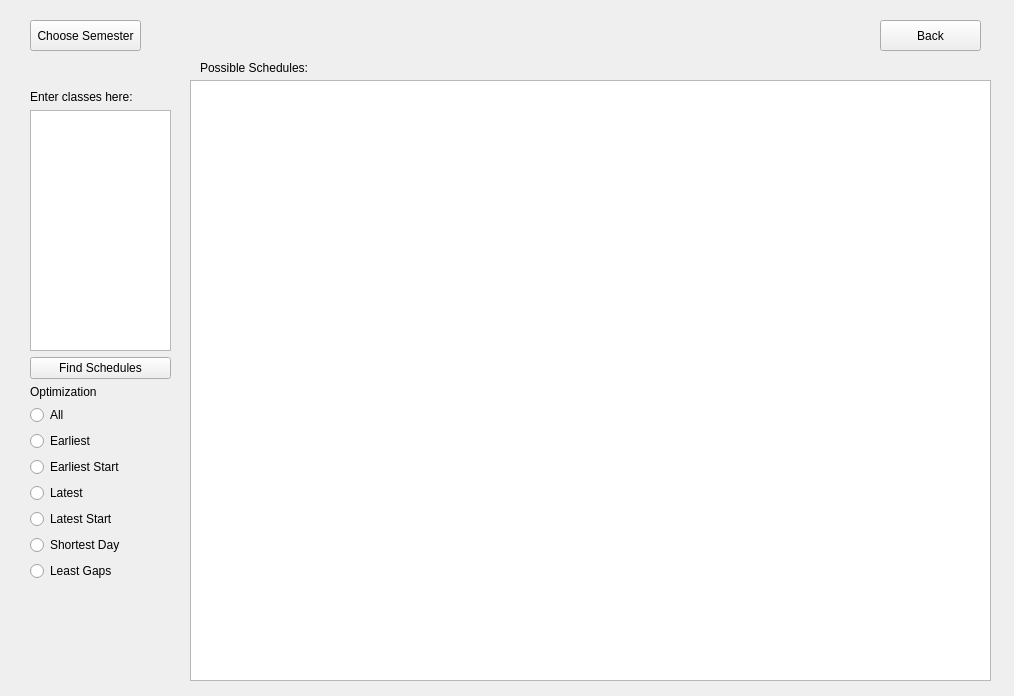
<?xml version="1.0" encoding="UTF-8"?>
<ui version="4.0">
 <class>MainWindow</class>
 <widget class="QMainWindow" name="MainWindow">
  <property name="geometry">
   <rect>
    <x>0</x>
    <y>0</y>
    <width>1014</width>
    <height>696</height>
   </rect>
  </property>
  <property name="windowTitle">
   <string>MainWindow</string>
  </property>
  <widget class="QWidget" name="centralwidget">
   <widget class="QStackedWidget" name="stackedWidget">
    <property name="geometry">
     <rect>
      <x>10</x>
      <y>10</y>
      <width>981</width>
      <height>681</height>
     </rect>
    </property>
    <property name="currentIndex">
     <number>1</number>
    </property>
    <widget class="QWidget" name="searchPage">
     <widget class="QTableWidget" name="tableWidget">
      <property name="geometry">
       <rect>
        <x>210</x>
        <y>40</y>
        <width>751</width>
        <height>621</height>
       </rect>
      </property>
      <property name="sizeAdjustPolicy">
       <enum>QAbstractScrollArea::AdjustToContents</enum>
      </property>
      <property name="textElideMode">
       <enum>Qt::ElideLeft</enum>
      </property>
      <property name="rowCount">
       <number>2</number>
      </property>
      <property name="columnCount">
       <number>2</number>
      </property>
      <row/>
      <row/>
      <column/>
      <column/>
     </widget>
     <widget class="QTextBrowser" name="semesterDisplay">
      <property name="geometry">
       <rect>
        <x>210</x>
        <y>0</y>
        <width>281</width>
        <height>31</height>
       </rect>
      </property>
      <property name="frameShape">
       <enum>QFrame::NoFrame</enum>
      </property>
      <property name="frameShadow">
       <enum>QFrame::Plain</enum>
      </property>
      <property name="html">
       <string>&lt;!DOCTYPE HTML PUBLIC &quot;-//W3C//DTD HTML 4.0//EN&quot; &quot;http://www.w3.org/TR/REC-html40/strict.dtd&quot;&gt;
&lt;html&gt;&lt;head&gt;&lt;meta name=&quot;qrichtext&quot; content=&quot;1&quot; /&gt;&lt;style type=&quot;text/css&quot;&gt;
p, li { white-space: pre-wrap; }
&lt;/style&gt;&lt;/head&gt;&lt;body style=&quot; font-family:'MS Shell Dlg 2'; font-size:8.25pt; font-weight:400; font-style:normal;&quot;&gt;
&lt;p style=&quot; margin-top:0px; margin-bottom:0px; margin-left:0px; margin-right:0px; -qt-block-indent:0; text-indent:0px;&quot;&gt;Would like to put the semester info here?&lt;/p&gt;&lt;/body&gt;&lt;/html&gt;</string>
      </property>
     </widget>
     <widget class="QWidget" name="verticalLayoutWidget">
      <property name="geometry">
       <rect>
        <x>10</x>
        <y>40</y>
        <width>171</width>
        <height>621</height>
       </rect>
      </property>
      <layout class="QVBoxLayout" name="searchCol_3">
       <item>
        <widget class="QLabel" name="deptLabel_3">
         <property name="text">
          <string>Dept.</string>
         </property>
        </widget>
       </item>
       <item>
        <widget class="QLineEdit" name="deptLineEdit_3"/>
       </item>
       <item>
        <widget class="QLabel" name="courseNumLabel_3">
         <property name="text">
          <string>Course Num.</string>
         </property>
        </widget>
       </item>
       <item>
        <widget class="QLineEdit" name="courseNumLineEdit_3"/>
       </item>
       <item>
        <widget class="QLabel" name="courseNameLabel_3">
         <property name="text">
          <string>Course Name</string>
         </property>
        </widget>
       </item>
       <item>
        <widget class="QLineEdit" name="courseNameLineEdit_3"/>
       </item>
       <item>
        <widget class="QLabel" name="instructorLabel_3">
         <property name="text">
          <string>Instructor</string>
         </property>
        </widget>
       </item>
       <item>
        <widget class="QLineEdit" name="instructorLineEdit_3"/>
       </item>
       <item>
        <widget class="QLabel" name="label_3">
         <property name="text">
          <string>Time Range (start - end) (00 - 23)</string>
         </property>
        </widget>
       </item>
       <item>
        <layout class="QHBoxLayout" name="horizontalLayout_2">
         <item>
          <widget class="QSpinBox" name="spinBox"/>
         </item>
         <item>
          <widget class="QSpinBox" name="spinBox_2"/>
         </item>
        </layout>
       </item>
       <item>
        <widget class="QLabel" name="courseTypeLabel_3">
         <property name="text">
          <string>Type</string>
         </property>
        </widget>
       </item>
       <item>
        <layout class="QHBoxLayout" name="horizontalLayout">
         <item>
          <layout class="QVBoxLayout" name="verticalLayout_12">
           <item>
            <widget class="QCheckBox" name="dayCheckbox_3">
             <property name="text">
              <string>DAY</string>
             </property>
            </widget>
           </item>
           <item>
            <widget class="QCheckBox" name="eveningCheckbox_3">
             <property name="text">
              <string>EVENING</string>
             </property>
            </widget>
           </item>
           <item>
            <widget class="QCheckBox" name="onlineCheckbox">
             <property name="text">
              <string>ONLINE</string>
             </property>
            </widget>
           </item>
          </layout>
         </item>
         <item>
          <layout class="QVBoxLayout" name="verticalLayout">
           <item>
            <widget class="QCheckBox" name="slCheckbox">
             <property name="text">
              <string>SALT LAKE</string>
             </property>
            </widget>
           </item>
           <item>
            <widget class="QCheckBox" name="stabroadCheckbox">
             <property name="text">
              <string>ST ABROAD</string>
             </property>
            </widget>
           </item>
          </layout>
         </item>
        </layout>
       </item>
       <item>
        <widget class="QLabel" name="dayLabel_3">
         <property name="text">
          <string>Day</string>
         </property>
        </widget>
       </item>
       <item>
        <layout class="QHBoxLayout" name="horizontalLayout_7">
         <item>
          <layout class="QVBoxLayout" name="verticalLayout_13">
           <item>
            <widget class="QCheckBox" name="mondayBox_3">
             <property name="text">
              <string>Monday</string>
             </property>
            </widget>
           </item>
           <item>
            <widget class="QCheckBox" name="wednesdayBox_3">
             <property name="text">
              <string>Wednesday</string>
             </property>
            </widget>
           </item>
           <item>
            <widget class="QCheckBox" name="fridayBox_3">
             <property name="text">
              <string>Friday</string>
             </property>
            </widget>
           </item>
          </layout>
         </item>
         <item>
          <layout class="QVBoxLayout" name="verticalLayout_14">
           <item>
            <widget class="QCheckBox" name="tuesdayBox_3">
             <property name="text">
              <string>Tuesday</string>
             </property>
            </widget>
           </item>
           <item>
            <widget class="QCheckBox" name="thursdayBox_3">
             <property name="text">
              <string>Thursday</string>
             </property>
            </widget>
           </item>
           <item>
            <widget class="QCheckBox" name="saturdayBox_3">
             <property name="text">
              <string>Saturday</string>
             </property>
            </widget>
           </item>
          </layout>
         </item>
        </layout>
       </item>
       <item>
        <widget class="QLabel" name="creditsLabel_3">
         <property name="text">
          <string>Credits (Max - Min)</string>
         </property>
        </widget>
       </item>
       <item>
        <layout class="QHBoxLayout" name="horizontalLayout_8">
         <item>
          <widget class="QDoubleSpinBox" name="maxCredits_3"/>
         </item>
         <item>
          <widget class="QDoubleSpinBox" name="minCredits_3"/>
         </item>
        </layout>
       </item>
       <item>
        <widget class="QLabel" name="courseLevelLabel_3">
         <property name="text">
          <string>Course Level</string>
         </property>
        </widget>
       </item>
       <item>
        <layout class="QHBoxLayout" name="horizontalLayout_9">
         <item>
          <layout class="QVBoxLayout" name="verticalLayout_15">
           <item>
            <widget class="QCheckBox" name="level100_3">
             <property name="text">
              <string>100</string>
             </property>
            </widget>
           </item>
           <item>
            <widget class="QCheckBox" name="level200_3">
             <property name="text">
              <string>200</string>
             </property>
            </widget>
           </item>
           <item>
            <widget class="QCheckBox" name="level300_3">
             <property name="text">
              <string>300</string>
             </property>
            </widget>
           </item>
           <item>
            <widget class="QCheckBox" name="level400_3">
             <property name="text">
              <string>400</string>
             </property>
            </widget>
           </item>
          </layout>
         </item>
         <item>
          <layout class="QVBoxLayout" name="verticalLayout_16">
           <item>
            <widget class="QCheckBox" name="level500_3">
             <property name="text">
              <string>500</string>
             </property>
            </widget>
           </item>
           <item>
            <widget class="QCheckBox" name="level600_3">
             <property name="text">
              <string>600</string>
             </property>
            </widget>
           </item>
           <item>
            <widget class="QCheckBox" name="level700_3">
             <property name="text">
              <string>700</string>
             </property>
            </widget>
           </item>
          </layout>
         </item>
        </layout>
       </item>
      </layout>
     </widget>
     <widget class="QPushButton" name="backButton">
      <property name="geometry">
       <rect>
        <x>860</x>
        <y>0</y>
        <width>101</width>
        <height>31</height>
       </rect>
      </property>
      <property name="text">
       <string>Back</string>
      </property>
     </widget>
     <widget class="QPushButton" name="picklesButton">
      <property name="geometry">
       <rect>
        <x>10</x>
        <y>0</y>
        <width>111</width>
        <height>31</height>
       </rect>
      </property>
      <property name="text">
       <string>Choose Semester</string>
      </property>
     </widget>
    </widget>
    <widget class="QWidget" name="schedulePage">
     <widget class="QPushButton" name="backButton_2">
      <property name="geometry">
       <rect>
        <x>870</x>
        <y>10</y>
        <width>101</width>
        <height>31</height>
       </rect>
      </property>
      <property name="text">
       <string>Back</string>
      </property>
     </widget>
     <widget class="QPushButton" name="picklesButton_2">
      <property name="geometry">
       <rect>
        <x>20</x>
        <y>10</y>
        <width>111</width>
        <height>31</height>
       </rect>
      </property>
      <property name="text">
       <string>Choose Semester</string>
      </property>
     </widget>
     <widget class="QTableWidget" name="tableWidget_2">
      <property name="geometry">
       <rect>
        <x>180</x>
        <y>70</y>
        <width>801</width>
        <height>601</height>
       </rect>
      </property>
     </widget>
     <widget class="QLabel" name="label_5">
      <property name="geometry">
       <rect>
        <x>190</x>
        <y>50</y>
        <width>111</width>
        <height>16</height>
       </rect>
      </property>
      <property name="text">
       <string>Possible Schedules:</string>
      </property>
     </widget>
     <widget class="QWidget" name="">
      <property name="geometry">
       <rect>
        <x>20</x>
        <y>80</y>
        <width>141</width>
        <height>491</height>
       </rect>
      </property>
      <layout class="QVBoxLayout" name="verticalLayout_3">
       <item>
        <widget class="QLabel" name="label_2">
         <property name="text">
          <string>Enter classes here:</string>
         </property>
        </widget>
       </item>
       <item>
        <widget class="QTextEdit" name="textEdit"/>
       </item>
       <item>
        <widget class="QPushButton" name="pushButton">
         <property name="text">
          <string>Find Schedules</string>
         </property>
        </widget>
       </item>
       <item>
        <widget class="QLabel" name="label_4">
         <property name="text">
          <string>Optimization</string>
         </property>
        </widget>
       </item>
       <item>
        <layout class="QVBoxLayout" name="verticalLayout_2">
         <item>
          <widget class="QRadioButton" name="radioButton_3">
           <property name="text">
            <string>All</string>
           </property>
          </widget>
         </item>
         <item>
          <widget class="QRadioButton" name="radioButton_2">
           <property name="text">
            <string>Earliest</string>
           </property>
          </widget>
         </item>
         <item>
          <widget class="QRadioButton" name="radioButton">
           <property name="text">
            <string>Earliest Start</string>
           </property>
          </widget>
         </item>
         <item>
          <widget class="QRadioButton" name="radioButton_4">
           <property name="text">
            <string>Latest</string>
           </property>
          </widget>
         </item>
         <item>
          <widget class="QRadioButton" name="radioButton_5">
           <property name="text">
            <string>Latest Start</string>
           </property>
          </widget>
         </item>
         <item>
          <widget class="QRadioButton" name="radioButton_7">
           <property name="text">
            <string>Shortest Day</string>
           </property>
          </widget>
         </item>
         <item>
          <widget class="QRadioButton" name="radioButton_6">
           <property name="text">
            <string>Least Gaps</string>
           </property>
          </widget>
         </item>
        </layout>
       </item>
      </layout>
     </widget>
    </widget>
    <widget class="QWidget" name="startPage">
     <widget class="QPushButton" name="advancedSearchButton">
      <property name="geometry">
       <rect>
        <x>28</x>
        <y>90</y>
        <width>141</width>
        <height>50</height>
       </rect>
      </property>
      <property name="sizePolicy">
       <sizepolicy hsizetype="Maximum" vsizetype="Maximum">
        <horstretch>0</horstretch>
        <verstretch>0</verstretch>
       </sizepolicy>
      </property>
      <property name="minimumSize">
       <size>
        <width>120</width>
        <height>50</height>
       </size>
      </property>
      <property name="maximumSize">
       <size>
        <width>150</width>
        <height>50</height>
       </size>
      </property>
      <property name="text">
       <string>Advanced Search</string>
      </property>
     </widget>
     <widget class="QPushButton" name="scheduleMakerButton">
      <property name="geometry">
       <rect>
        <x>180</x>
        <y>90</y>
        <width>150</width>
        <height>50</height>
       </rect>
      </property>
      <property name="sizePolicy">
       <sizepolicy hsizetype="Maximum" vsizetype="Maximum">
        <horstretch>0</horstretch>
        <verstretch>0</verstretch>
       </sizepolicy>
      </property>
      <property name="minimumSize">
       <size>
        <width>120</width>
        <height>50</height>
       </size>
      </property>
      <property name="maximumSize">
       <size>
        <width>150</width>
        <height>50</height>
       </size>
      </property>
      <property name="text">
       <string>Schedule Maker</string>
      </property>
     </widget>
     <widget class="QLabel" name="label">
      <property name="geometry">
       <rect>
        <x>70</x>
        <y>10</y>
        <width>201</width>
        <height>71</height>
       </rect>
      </property>
      <property name="text">
       <string>BYU Class Scheduling &amp; Search Tool

version - 0.0.0

Josh Bedwell</string>
      </property>
      <property name="alignment">
       <set>Qt::AlignHCenter|Qt::AlignTop</set>
      </property>
     </widget>
    </widget>
   </widget>
  </widget>
 </widget>
 <resources/>
 <connections>
  <connection>
   <sender>advancedSearchButton</sender>
   <signal>clicked()</signal>
   <receiver>MainWindow</receiver>
   <slot>show()</slot>
   <hints>
    <hint type="sourcelabel">
     <x>118</x>
     <y>144</y>
    </hint>
    <hint type="destinationlabel">
     <x>499</x>
     <y>349</y>
    </hint>
   </hints>
  </connection>
  <connection>
   <sender>advancedSearchButton</sender>
   <signal>clicked()</signal>
   <receiver>stackedWidget</receiver>
   <slot>show()</slot>
   <hints>
    <hint type="sourcelabel">
     <x>118</x>
     <y>144</y>
    </hint>
    <hint type="destinationlabel">
     <x>500</x>
     <y>350</y>
    </hint>
   </hints>
  </connection>
  <connection>
   <sender>scheduleMakerButton</sender>
   <signal>clicked()</signal>
   <receiver>MainWindow</receiver>
   <slot>show()</slot>
   <hints>
    <hint type="sourcelabel">
     <x>274</x>
     <y>144</y>
    </hint>
    <hint type="destinationlabel">
     <x>499</x>
     <y>349</y>
    </hint>
   </hints>
  </connection>
  <connection>
   <sender>scheduleMakerButton</sender>
   <signal>clicked()</signal>
   <receiver>stackedWidget</receiver>
   <slot>show()</slot>
   <hints>
    <hint type="sourcelabel">
     <x>274</x>
     <y>144</y>
    </hint>
    <hint type="destinationlabel">
     <x>500</x>
     <y>350</y>
    </hint>
   </hints>
  </connection>
  <connection>
   <sender>backButton</sender>
   <signal>clicked()</signal>
   <receiver>MainWindow</receiver>
   <slot>show()</slot>
   <hints>
    <hint type="sourcelabel">
     <x>1690</x>
     <y>165</y>
    </hint>
    <hint type="destinationlabel">
     <x>499</x>
     <y>349</y>
    </hint>
   </hints>
  </connection>
  <connection>
   <sender>backButton</sender>
   <signal>clicked()</signal>
   <receiver>stackedWidget</receiver>
   <slot>show()</slot>
   <hints>
    <hint type="sourcelabel">
     <x>1690</x>
     <y>165</y>
    </hint>
    <hint type="destinationlabel">
     <x>500</x>
     <y>350</y>
    </hint>
   </hints>
  </connection>
  <connection>
   <sender>backButton_2</sender>
   <signal>clicked()</signal>
   <receiver>MainWindow</receiver>
   <slot>show()</slot>
   <hints>
    <hint type="sourcelabel">
     <x>930</x>
     <y>35</y>
    </hint>
    <hint type="destinationlabel">
     <x>499</x>
     <y>349</y>
    </hint>
   </hints>
  </connection>
  <connection>
   <sender>backButton_2</sender>
   <signal>clicked()</signal>
   <receiver>stackedWidget</receiver>
   <slot>show()</slot>
   <hints>
    <hint type="sourcelabel">
     <x>930</x>
     <y>35</y>
    </hint>
    <hint type="destinationlabel">
     <x>500</x>
     <y>350</y>
    </hint>
   </hints>
  </connection>
 </connections>
</ui>
